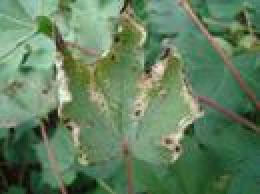
#> input picture A1.jpg, 130 x 97 px, found by its file name (shown 2 times larger)
$ jupyter execute --allow-errors 'Deep Learning Leaf Diseases.ipynb'   (shell and % lines are left out)
#> lines starting #> are read from the running program, lines starting #| are printed output that depends on the picture
[cell 1]
import numpy as np
import cv2
import os
from sklearn.preprocessing import LabelBinarizer
from imutils import paths

[cell 2]
datapath = r"C:\Users\Admin\freelancee\freelance"
outputmodel = r"C:\Users\Admin\freelancee\outputmodel\imageclassificationmodel"
outputlabelbinarizer = r"C:\Users\Admin\freelancee\outputmodel\imageclassificationbinarizer"

[cell 3]
cotton_leaf_diseases_labels = set(['alternialeafspot', 'cerosperaleafspot', 'fusariumwilt', 'greymildewimages'])
pathtoimages = list(paths.list_images(datapath))

data = []
labels = []

[cell 4]
for images in pathtoimages:
    label = images.split(os.path.sep)[-2]

[cell 5]
import matplotlib.image as mpimg

[cell 6]
import numpy as np
import matplotlib.pyplot as plt
import os
import cv2
from tqdm import tqdm

DATADIR = r"C:\Users\Admin\freelancee\freelance"

CATEGORIES = ['alternialeafspot', 'cerosperaleafspot', 'fusariumwilt', 'greymildewimages']

#> (the rest of this cell did not finish here and is left out)

#> (a cell that did not finish here is left out)

#> (a cell that did not finish here is left out)

[cell 9]
IMG_SIZE = 50

#> (the rest of this cell did not finish here and is left out)

# Image Processing

# Filtering (Gaussian)

A 9 x 9 Gaussian filter (with sigma = 0) will be applied to the image.

[cell 10]
image = cv2.imread('A1.JPG')
#> image is the input picture: shape (97, 130, 3); mean B, G, R 94.9, 128, 98.2
image = cv2.cvtColor(image, cv2.COLOR_BGR2RGB)
plt.figure(figsize=(11,4))
plt.imshow(image)
plt.title('Image')
plt.xticks([])
plt.yticks([])
plt.show()

#> (a cell that did not finish here is left out)

The Gaussian Filter does a better job of retaining the edges of the image when compared to the mean filter however it also produces artifacts on a color image.

#> (a cell that did not finish here is left out)

A 9 x 9 Gaussian blur was able to retain more detail than a 9 x 9 mean filter and it was able to remove some noise. The Gaussian filter did not create artifacts for the grayscale image.

# Noise Removal

[cell 13]
def noise_removal(data, filter_size):
    temp = []
    indexer = filter_size // 2
    new_image = data.copy()
    nrow, ncol = data.shape
    for i in range(nrow):
        for j in range(ncol):
            for k in range(i-indexer, i+indexer+1):
                for m in range(j-indexer, j+indexer+1):
                    if (k > -1) and (k < nrow):
                        if (m > -1) and (m < ncol):
                            temp.append(data[k,m])
            temp.remove(data[i,j])
            max_value = max(temp)
            min_value = min(temp)
            if data[i,j] > max_value:
                new_image[i,j] = max_value
            elif data[i,j] < min_value:
                new_image[i,j] = min_value
            temp =[]
    return new_image.copy()

Then a 9 x 9 noise removal will be applied to a grayscale image.

[cell 14]
img = cv2.imread('A1.jpg')

dst = cv2.fastNlMeansDenoisingColored(img,None,10,10,7,21)
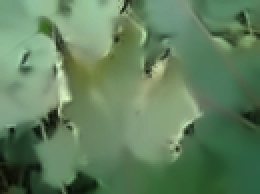
#> dst: shape (97, 130, 3) (shown 2 times larger); mean B, G, R 93.8, 127.8, 96.8

plt.subplot(121),plt.imshow(img)
plt.subplot(122),plt.imshow(dst)
plt.show()
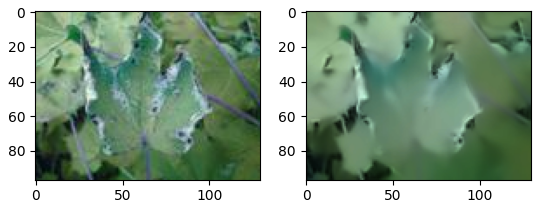
#> figure drawn by matplotlib, 2 panels; B, G, R data is drawn as R, G, B

# Resizing

[cell 15]
import cv2
import numpy as np
import matplotlib.pyplot as plt

image = cv2.imread("A1.jpg", 1)
# Loading the image

half = cv2.resize(image, (0, 0), fx = 0.1, fy = 0.1)
bigger = cv2.resize(image, (1050, 1610))
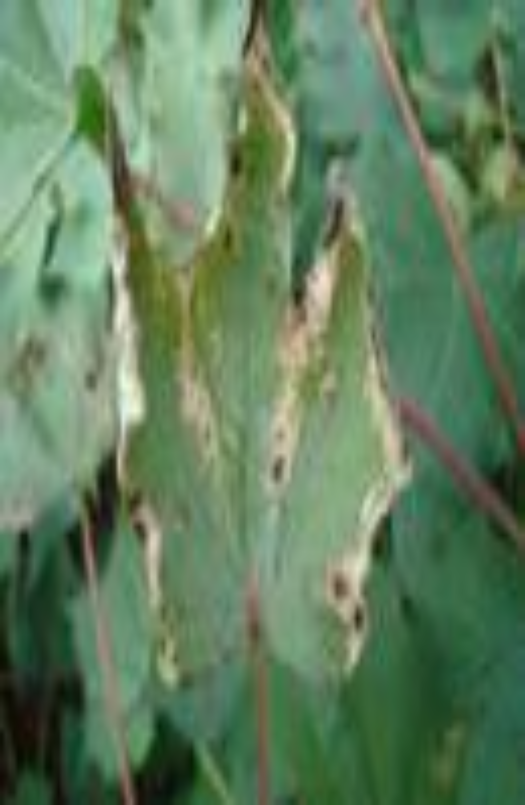
#> bigger: shape (1610, 1050, 3) (shown at 1/2 size); mean B, G, R 94.8, 127.9, 98

stretch_near = cv2.resize(image, (780, 540),
            interpolation = cv2.INTER_NEAREST)
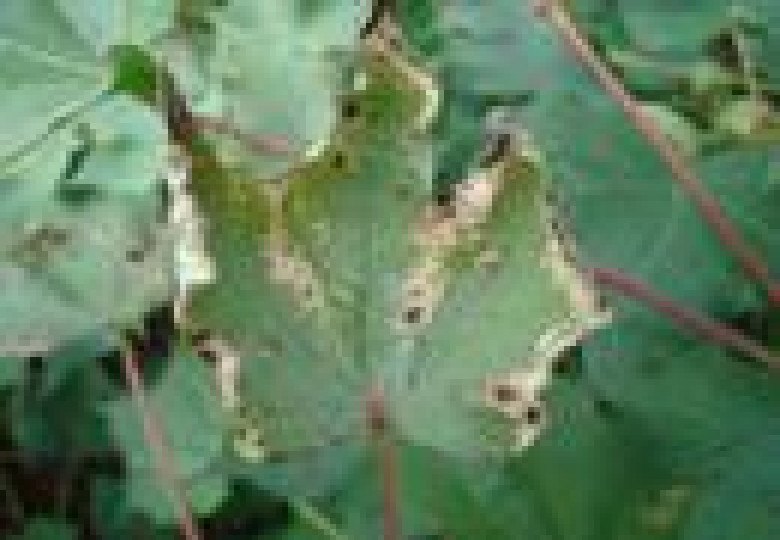
#> stretch_near: shape (540, 780, 3); mean B, G, R 95, 128.1, 98.2


Titles =["Original", "Half", "Bigger", "Interpolation Nearest"]
images =[image, half, bigger, stretch_near]
count = 4

for i in range(count):
    plt.subplot(2, 2, i + 1)
    plt.title(Titles[i])
    plt.imshow(images[i])

plt.show()
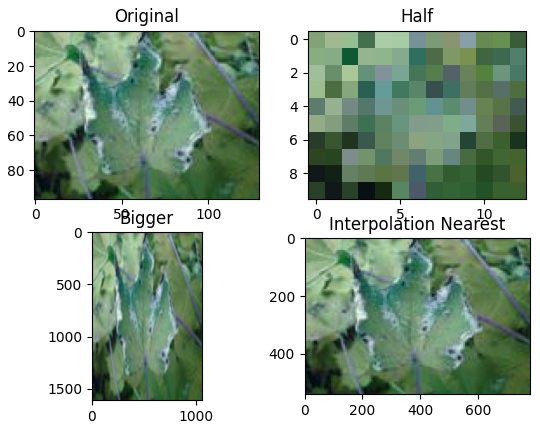
#> figure drawn by matplotlib, 4 panels; B, G, R data is drawn as R, G, B
